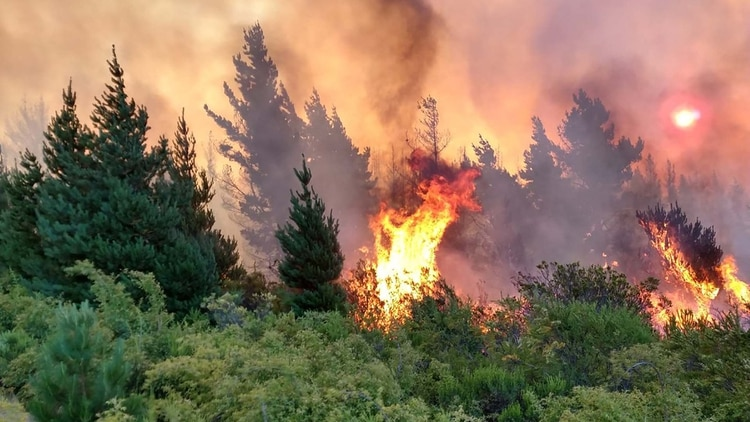
#> input picture FireForest.jpg, 750 x 422 px
$ python reescalado.py --imagen FireForest.jpg
#> lines starting #> are read from the running program, lines starting #| are printed output that depends on the picture
import numpy as np
import argparse
import imutils
import cv2

ap = argparse.ArgumentParser()
ap.add_argument("-i","--imagen", required=True,
        help="Imagen pasada por Path")
args = vars(ap.parse_args())

imagen = cv2.imread(args["imagen"])
#> imagen is the input picture: shape (422, 750, 3); mean B, G, R 91.2, 114.5, 137.7
cv2.imshow("Original",imagen)


# Tener encuenta el radios aspecto de la imagen
'''
    La relación de aspecto es la relación proporcional del ancho
    y la altura de la imagen. Si no tenemos en cuenta la relación
    de aspecto, nuestro cambio de tamaño arrojará resultados que
    no parecen correctos.
'''
## Reescalado por el width
r = 150.0/ imagen.shape[1]
#> r = 0.2
dim = (150, int(imagen.shape[0]*r))
#> dim = (150, 84)

resized = cv2.resize(imagen, dim, interpolation=cv2.INTER_AREA)
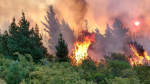
#> resized: shape (84, 150, 3); mean B, G, R 91.2, 114.5, 137.6
#cv2.INTER_LINEAR,cv2.INTER_CUBIC,cv2.INTER_NEAREST. en interpolation
cv2.imshow("Rescala",resized)


## Reescalado en Height
r = 50.0 / imagen.shape[0]
#> r = 0.118
dim = (int(imagen.shape[1] * r), 150)
#> dim = (88, 150)
resized = cv2.resize(imagen, dim, interpolation = cv2.INTER_AREA)
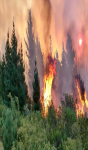
#> resized: shape (150, 88, 3); mean B, G, R 91.2, 114.5, 137.7
cv2.imshow("Rescala(Height)", resized)

cv2.waitKey(0)
cv2.destroyAllWindows()
